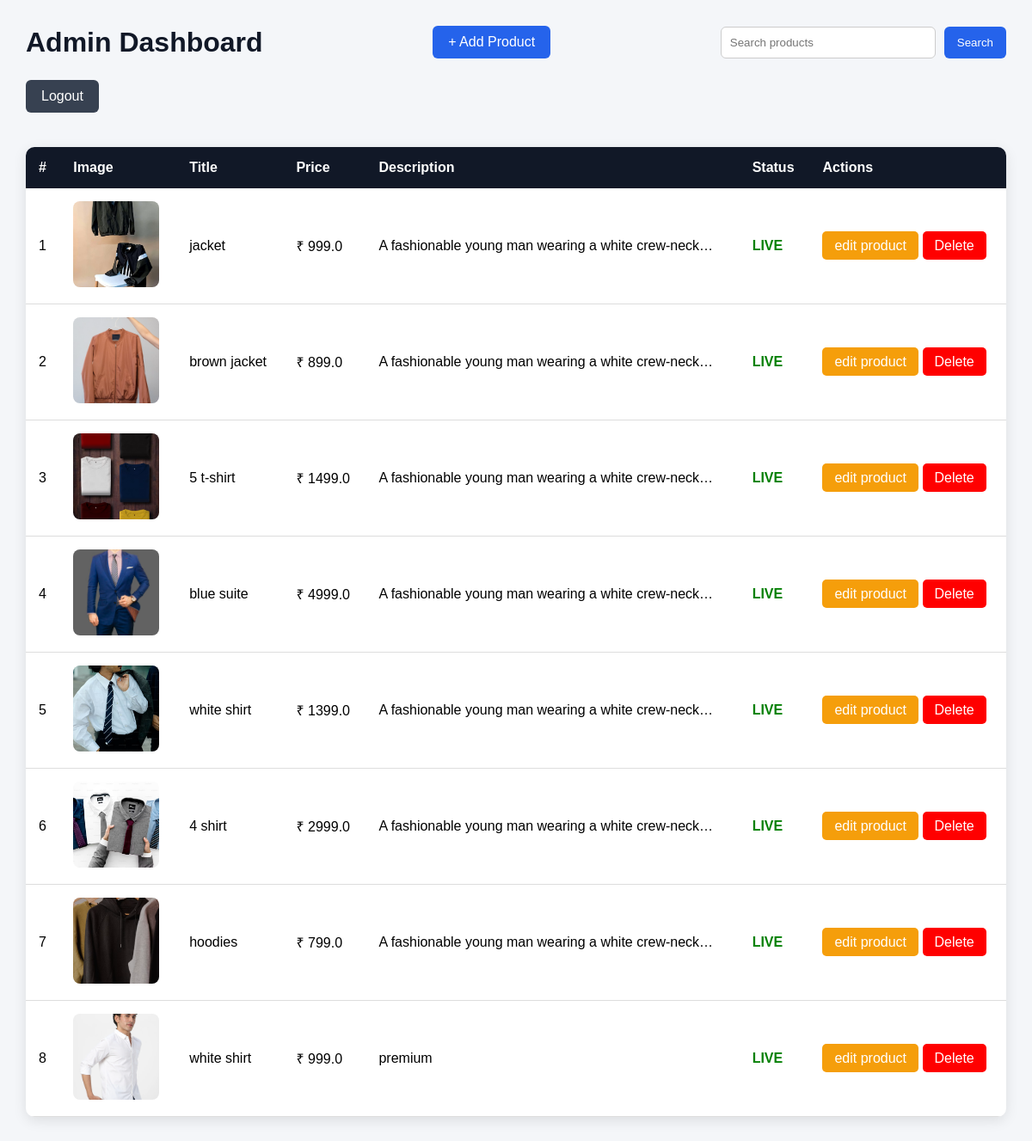
/admin_search_product, run on the app's committed database.
### productapp/models.py (models this page shows, shortened)
class product(models.Model):
    LIVE = 1
    DELETE = 0
    delete_choice = ((LIVE,'live'),(DELETE,'delete'))
    title = models.CharField(max_length=200)
    prize = models.FloatField()
    discription = models.TextField()
    img = models.ImageField(upload_to="image/")
    priority = models.IntegerField(default=0)
    delete_status = models.IntegerField(choices=delete_choice,default=LIVE)
    created_date = models.DateTimeField(auto_now_add=True)
    updated_date = models.DateTimeField(auto_now=True)

### productapp/views.py (the view)
def admin_search_product(request):
    query = request.GET.get('q')
    products = product.objects.filter(delete_status = product.LIVE)
    if query :
        products = product.objects.filter(title__icontains = query)
    context = {'products':products}
    return render(request,'admin_home.html',context)

### template/admin_home.html (shortened to what this page needs)
<!DOCTYPE html>
<html lang="en">
<head>
</head>
<body>
    <div class="top-bar">
        <h1>Admin Dashboard</h1>
        <a href="{% url 'add_product' %}" class="add-btn">
            + Add Product
        </a>
        <form method="GET" action="{% url 'admin_search_product' %}" class="search-form">
            <input type="text"
                   name="q"
                   placeholder="Search products">
            <button type="submit">
                Search
            </button>
        </form>
    </div>
    <div style="margin-bottom:20px;">
        <a href="{% url 'logout' %}" class="logout-btn">
            Logout
        </a>
    </div>
    <table>
        <tr>
            <th>#</th>
            <th>Image</th>
            <th>Title</th>
            <th>Price</th>
            <th>Description</th>
            <th>Status</th>
            <th>Actions</th>
        </tr>
        {% for product in products %}
        <tr>
            <td>{{ forloop.counter }}</td>
            <td>
                {% if product.img %}
                    <img src="{{ product.img.url }}" alt="{{ product.title }}">
                {% else %}
                    No Image
                {% endif %}
            </td>
            <td>{{ product.title }}</td>
            <td>₹ {{ product.prize }}</td>
            <td>{{ product.discription|truncatechars:50 }}</td>
            <td>
                {% if product.delete_status == product.LIVE %}
                    <span class="status-live">LIVE</span>
                {% else %}
                    <span class="status-delete">DELETED</span>
                {% endif %}
            </td>
            <td>
                    <a href="{% url 'edit_product' product.pk %}" class="edit-btn">edit product</a>
                    <a href="{% url 'delete_product' product.pk %}"
                       class="delete-btn"
                       onclick="return confirm('Are you sure you want to delete this product?');">
                        Delete
                    </a>
            </td>
        </tr>
        {% endfor %}
    </table>
</body>
</html>

### template/admin_home.html (style rules this page uses)
* { margin:0; padding:0; box-sizing:border-box; font-family:Arial, sans-serif; }
body { background:#f4f6f9; padding:30px; }
.top-bar { display:flex; justify-content:space-between; align-items:center; margin-bottom:25px; }
h1 { color:#111827; }
.add-btn { text-decoration:none; background:#2563eb; color:white; padding:10px 18px; border-radius:6px; }
table { width:100%; border-collapse:collapse; background:white; box-shadow:0 4px 15px rgba(0,0,0,0.1); border-radius:10px; overflow:hidden; }
th { background:#111827; color:white; padding:15px; text-align:left; }
td { padding:15px; border-bottom:1px solid #ddd; vertical-align:middle; }
img { width:100px; height:100px; object-fit:cover; border-radius:8px; }
.status-live { color:green; font-weight:bold; }
.edit-btn { text-decoration:none; background:#f59e0b; color:white; padding:8px 14px; border-radius:5px; }
.delete-btn { text-decoration:none; background:red; color:white; padding:8px 14px; border-radius:5px; }
.search-form { display:flex; gap:10px; }
.search-form input { width:250px; padding:10px; border:1px solid #ccc; border-radius:6px; outline:none; }
.search-form button { background:#2563eb; color:white; border:none; padding:10px 15px; border-radius:6px; cursor:pointer; transition:0.3s; }
.logout-btn { text-decoration:none; background:#374151; color:white; padding:10px 18px; border-radius:6px; display:inline-block; margin-bottom:20px; transition:0.3s; }

### data on the page
product: img (picture), title "jacket", prize "999.0", discription "A fashionable young man wearing a white crew-neck…", delete_status "LIVE"
product: img (picture), title "brown jacket", prize "899.0", discription "A fashionable young man wearing a white crew-neck…", delete_status "LIVE"
product: img (picture), title "5 t-shirt", prize "1499.0", discription "A fashionable young man wearing a white crew-neck…", delete_status "LIVE"
product: img (picture), title "blue suite", prize "4999.0", discription "A fashionable young man wearing a white crew-neck…", delete_status "LIVE"
product: img (picture), title "white shirt", prize "1399.0", discription "A fashionable young man wearing a white crew-neck…", delete_status "LIVE"
product: img (picture), title "4 shirt", prize "2999.0", discription "A fashionable young man wearing a white crew-neck…", delete_status "LIVE"
product: img (picture), title "hoodies", prize "799.0", discription "A fashionable young man wearing a white crew-neck…", delete_status "LIVE"
product: img (picture), title "white shirt", prize "999.0", discription "premium", delete_status "LIVE"
